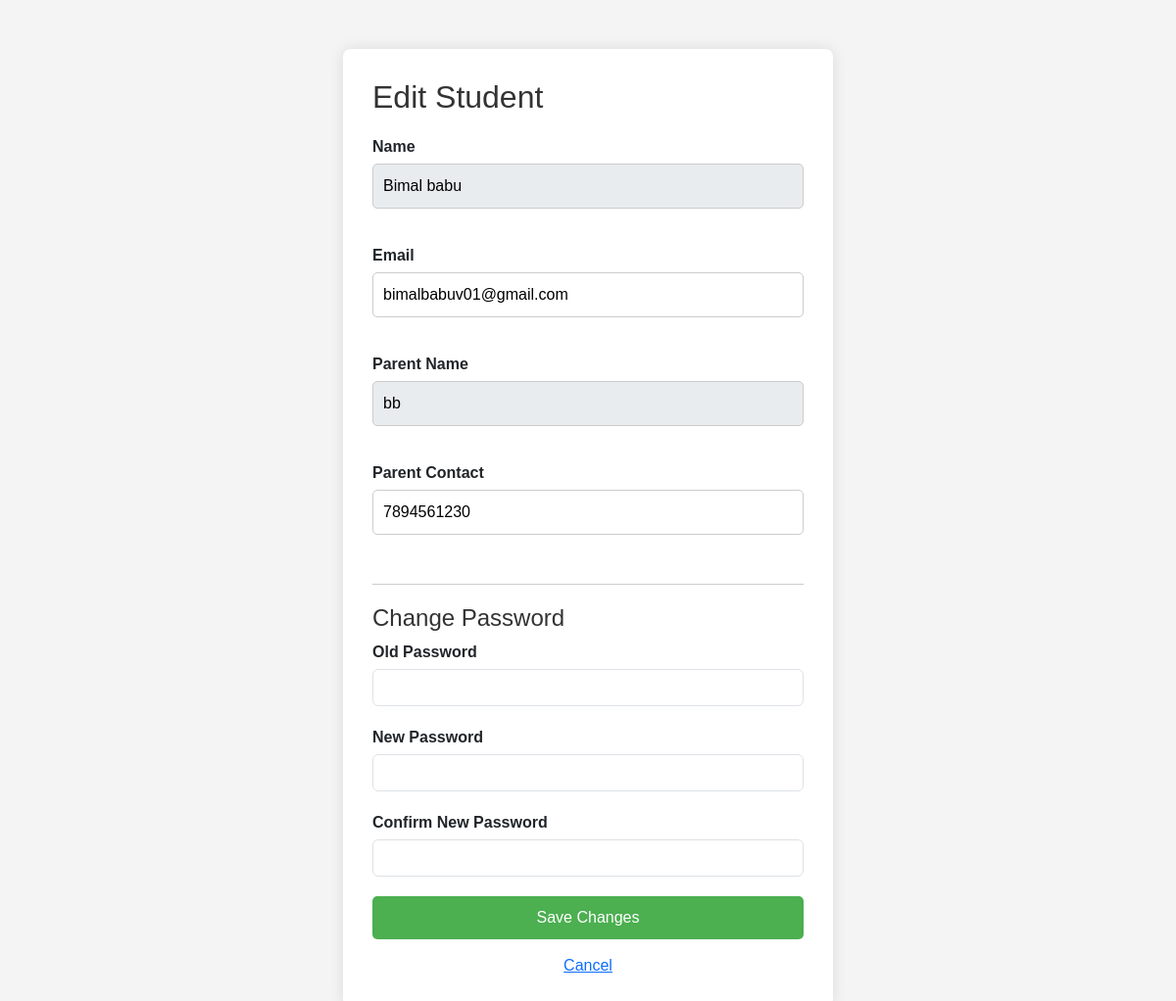
Page /edit_student/59/ on the committed database.
### school_app/models.py (models this page shows, shortened)
class Student(models.Model):
    GENDER_CHOICES = (
        ('M', 'Male'),
        ('F', 'Female'),
        ('O', 'Other'),
    )
    COURSE_CHOICES = (
        ('science', 'science'),
        ('commerce', 'commerce'),
        ('humanitice', 'humanitice'),
    )
    name = models.CharField(max_length=200, validators=[
        MinLengthValidator(2),
        RegexValidator(regex=NAME_REGEX, message='Enter a valid name with alphabets and spaces only')
    ])
    email = models.EmailField(max_length=254, validators=[EmailValidator()])
    parent_name = models.CharField(max_length=200, validators=[MinLengthValidator(2)])
    parent_contact = models.CharField(max_length=15, validators=[
        MinLengthValidator(10),
        RegexValidator(regex=PHONE_REGEX, message='Enter a valid 10-digit phone number')
    ])
    gender = models.CharField(max_length=1, choices=GENDER_CHOICES)
    course = models.CharField(max_length=10, choices=COURSE_CHOICES)
    date_of_birth = models.DateField()
    registration_date = models.DateTimeField(auto_now_add=True)
    student_image = models.ImageField(upload_to='students/images/', null=True, blank=True)
    roll_number = models.CharField(max_length=50, unique=True, blank=True)
    password = models.CharField(max_length=100, validators=[MinLengthValidator(6)])
    is_approved = models.BooleanField(default=False)

### school_app/views.py (the view, shortened to what this page needs)
# urls.py: path('edit_student/<int:pk>/', views.edit_student.as_view()),
class edit_student(UpdateView):
    model = Student
    fields = ['name', 'email', 'parent_name', 'parent_contact']
    template_name = 'edit_student.html'

### templates/edit_student.html (shortened to what this page needs)
<!DOCTYPE html>
<html lang="en">
<head>
    <link href="https://cdn.jsdelivr.net/npm/bootstrap@5.3.0/dist/css/bootstrap.min.css" rel="stylesheet">
</head>
<body>
    <div class="container">
        <div class="form-container">
            <h2>Edit Student</h2>
            <form method="post" enctype="multipart/form-data">
                <div class="mb-3">
                    <label for="name">Name</label>
                    <input type="text" id="name" name="name" value="{{ student.name }}" readonly>
                </div>
                <div class="mb-3">
                    <label for="email">Email</label>
                    <input type="email" id="email" name="email" value="{{ student.email }}" required>
                </div>
                <div class="mb-3">
                    <label for="parent_name">Parent Name</label>
                    <input type="text" id="parent_name" name="parent_name" value="{{ student.parent_name }}" readonly>
                </div>
                <div class="mb-3">
                    <label for="parent_contact">Parent Contact</label>
                    <input type="text" id="parent_contact" name="parent_contact" value="{{ student.parent_contact }}" required>
                </div>
                <div class="password-section">
                    <h4>Change Password</h4>
                    <div class="mb-3">
                        <label for="old_password">Old Password</label>
                        <input type="password" id="old_password" name="old_password" class="form-control">
                    </div>
                    <div class="mb-3">
                        <label for="new_password1">New Password</label>
                        <input type="password" id="new_password1" name="new_password1" class="form-control">
                    </div>
                    <div class="mb-3">
                        <label for="new_password2">Confirm New Password</label>
                        <input type="password" id="new_password2" name="new_password2" class="form-control">
                    </div>
                </div>
                <button type="submit" class="btn-submit">Save Changes</button>
            </form>
            <a href="{% url 'student_dashboard' student_id=student.id %}" class="cancel-link">Cancel</a>
        </div>
    </div>
</body>
</html>

### templates/edit_student.html (style rules this page uses)
body { font-family: 'Arial', sans-serif; background-color: #f4f4f4; }
.form-container { max-width: 500px; margin: 50px auto; background-color: #fff; padding: 30px; border-radius: 8px; box-shadow: 0 0 15px rgba(0, 0, 0, 0.1); }
h2 { margin-bottom: 20px; color: #333; }
label { margin-bottom: 5px; font-weight: bold; }
input, select, textarea { margin-bottom: 20px; padding: 10px; width: 100%; box-sizing: border-box; border-radius: 5px; border: 1px solid #ccc; font-size: 16px; }
input[readonly] { background-color: #e9ecef; cursor: not-allowed; }
.btn-submit { background-color: #4caf50; color: #fff; padding: 10px 20px; border: none; border-radius: 5px; cursor: pointer; width: 100%; }
.cancel-link { display: block; text-align: center; margin-top: 15px; }
.password-section { margin-top: 30px; border-top: 1px solid #ccc; padding-top: 20px; }
.password-section h4 { color: #333; }

### rows in the picture
Student: name "Bimal babu", email "bimalbabuv01@gmail.com", parent_name "bb", parent_contact "7894561230"
